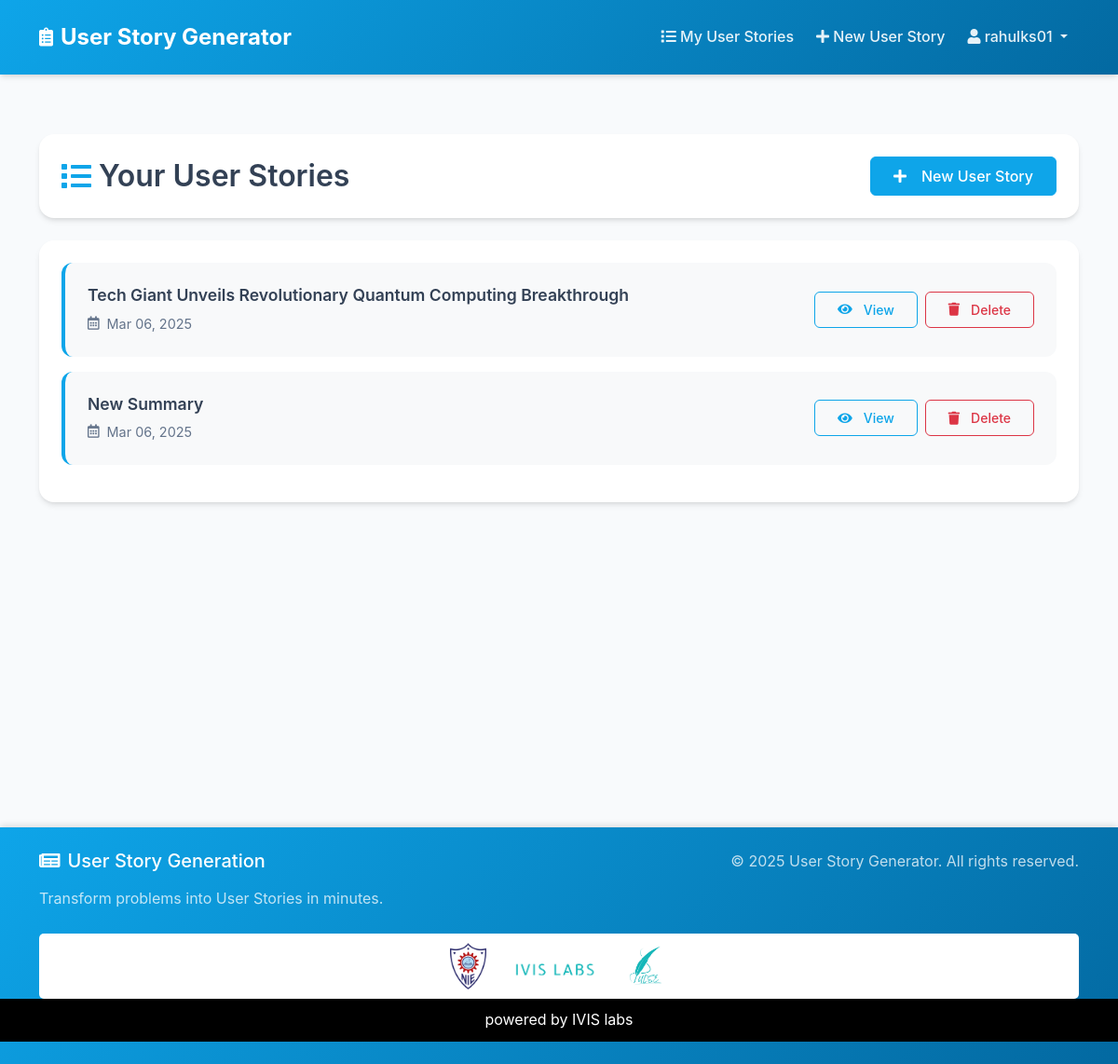
Page /chat-list/ (signed in) on the committed database.
### chat/models.py (models this page shows, shortened)
class Conversation(models.Model):
    user = models.ForeignKey(User, on_delete=models.CASCADE)
    title = models.CharField(max_length=200)
    created_at = models.DateTimeField(auto_now_add=True)

### chat/views.py (the view)
# urls.py: path('chat-list/', views.chat_list, name='chat_list'),
@login_required
def chat_list(request):
    conversations = Conversation.objects.filter(user=request.user).order_by('-created_at')
    return render(request, 'chat/chat_list.html', {'conversations': conversations})

### chat/templates/chat/chat_list.html (shortened to what this page needs)
{% extends 'chat/base.html' %} {% block content %}
<div class="chat-list-page">
  <div class="container">
    <div class="row">
      <div class="col-md-12">
        <div class="page-header slide-up">
          <h2 class="mb-0">
            <i class="fas fa-list me-2"></i>Your User Stories
          </h2>
          <a href="{% url 'new_chat' %}" class="btn btn-primary">
            <i class="fas fa-plus me-2"></i>New User Story
          </a>
        </div>
        <div
          class="conversations-container slide-up"
          style="animation-delay: 0.1s"
        >
          {% if conversations %} {% for conversation in conversations %}
          <div class="conversation-card animate-card">
            <div class="conversation-info">
              <h3 class="conversation-title">
                <a href="{% url 'chat' conversation.id %}"
                  >{{ conversation.title }}</a
                >
              </h3>
              <span class="conversation-date">
                <i class="far fa-calendar-alt me-1"></i>
                {{ conversation.created_at|date:"M d, Y" }}
              </span>
            </div>
            <div class="conversation-actions">
              <a
                href="{% url 'chat' conversation.id %}"
                class="btn btn-outline-primary btn-sm"
              >
                <i class="fas fa-eye me-1"></i>View
              </a>
              <button
                type="button"
                class="btn btn-outline-danger btn-sm"
                data-bs-toggle="modal"
                data-bs-target="#deleteModal{{ conversation.id }}"
              >
                <i class="fas fa-trash me-1"></i>Delete
              </button>
            </div>
          </div>
          {% endfor %} {% endif %}
        </div>
      </div>
    </div>
  </div>
</div>
{% endblock %}

### chat/templates/chat/base.html (shortened to what this page needs)
{% load static %}
<!DOCTYPE html>
<html>
  <head>
    <link
      href="https://cdn.jsdelivr.net/npm/bootstrap@5.1.3/dist/css/bootstrap.min.css"
      rel="stylesheet"
    />
    <link
      rel="stylesheet"
      href="https://cdnjs.cloudflare.com/ajax/libs/font-awesome/5.15.4/css/all.min.css"
    />
  </head>
  <body>
    <nav class="navbar navbar-expand-lg navbar-dark">
      <div class="container">
        <a class="navbar-brand" href="{% url 'landing_page' %}">
          <i class="fas fa-clipboard-list"></i> User Story Generator
        </a>
        <div class="collapse navbar-collapse" id="navbarNav">
          <ul class="navbar-nav ms-auto">
            {% if user.is_authenticated %}
              <li class="nav-item">
                <a class="nav-link" href="{% url 'chat_list' %}">
                  <i class="fas fa-list"></i> My User Stories
                </a>
              </li>
              <li class="nav-item">
                <a class="nav-link" href="{% url 'new_chat' %}">
                  <i class="fas fa-plus"></i> New User Story
                </a>
              </li>
              <li class="nav-item dropdown">
                <a
                  class="nav-link dropdown-toggle"
                  href="#"
                  id="navbarDropdown"
                  role="button"
                  data-bs-toggle="dropdown"
                >
                  <i class="fas fa-user"></i> {{ user.username }}
                </a>
              </li>
            {% endif %}
          </ul>
        </div>
      </div>
    </nav>
    <div class="main-content">
      {% block content %}
      {% endblock %}
    </div>
    <footer class="py-4">
      <div class="container">
        <div class="row">
          <div class="col-md-6">
            <h5 class="mb-3">
              <i class="fas fa-newspaper me-2"></i>User Story Generation
            </h5>
            <p class="mb-0 opacity-75">
              Transform problems into User Stories in minutes.
            </p>
          </div>
          <div class="col-md-6 text-md-end">
            <p class="mb-0 opacity-75">
              &copy; {% now "Y" %} User Story Generator. All rights reserved.
            </p>
          </div>
        </div>
        <div class="row mt-4">
          <div class="col-12">
            <div class="footer-logos-container">
              <div class="footer-logos">
                <img src="{% static 'NIE_University.png' %}" alt="NIE Logo">
                <img src="{% static 'IVIS_logo.png' %}" alt="IVIS Labs Logo">
                <img src="{% static 'PULSE LOGO.png' %}" alt="Pulse Logo">
              </div>
            </div>
          </div>
        </div>
      </div>
      <div class="footer-powered-by">
        <div class="container">
          <p class="mb-0 text-center">powered by IVIS labs</p>
        </div>
      </div>
    </footer>
  </body>
</html>

### chat/templates/chat/base.html (style rules this page uses)
:root { --primary-color: #0ea5e9; --primary-hover: #0284c7; --secondary-color: #0369a1; --background-color: #f8fafc; --card-bg: #ffffff; --text-color: #334155; --text-muted: #64748b; --border-color: #e2e8f0; --transition-speed: 0.3s; --shadow-sm: 0 1px 3px rgba(0, 0, 0, 0.1); --shadow-md: 0 4px 6px -1px rgba(0, 0, 0, 0.1), 0 2px 4px -1px rgba(0, 0, 0, 0.06); --shadow-lg: 0 10px 15px -3px rgba(0, 0, 0, 0.1), 0 4px 6px -2px rgba(0, 0, 0, 0.05); --radius-sm: 0.375rem; --radius-md: 0.75rem; --radius-lg: 1rem; }
body { min-height: 100vh; display: flex; flex-direction: column; background-color: var(--background-color); color: var(--text-color); font-family: "Inter", -apple-system, BlinkMacSystemFont, sans-serif; line-height: 1.6; }
.main-content { flex: 1; padding: 2rem 0; }
.navbar { background: linear-gradient( 135deg, var(--primary-color), var(--secondary-color) ); box-shadow: var(--shadow-md); padding: 1rem 0; position: sticky; top: 0; z-index: 1000; transition: all var(--transition-speed) ease; }
.navbar-brand { font-weight: 700; font-size: 1.5rem; color: white !important; display: flex; align-items: center; gap: 0.5rem; }
.navbar-brand i { font-size: 1.25rem; }
.nav-link { font-weight: 500; color: rgba(255, 255, 255, 0.9) !important; transition: all var(--transition-speed) ease; padding: 0.5rem 1rem; border-radius: var(--radius-sm); margin: 0 0.25rem; }
footer { background: linear-gradient( 135deg, var(--primary-color), var(--secondary-color) ); color: white; padding: 2rem 0; margin-top: auto; box-shadow: 0 -4px 6px -1px rgba(0, 0, 0, 0.1); }
.btn { border-radius: var(--radius-sm); padding: 0.5rem 1.5rem; transition: all var(--transition-speed) ease; font-weight: 500; display: inline-flex; align-items: center; gap: 0.5rem; }
.btn-primary { background-color: var(--primary-color); border-color: var(--primary-color); }
.btn-outline-primary { color: var(--primary-color); border-color: var(--primary-color); }
.slide-up { animation: slideUp 0.5s ease; }
.footer-logos-container { background-color: white; padding: 10px; border-radius: 5px; display: flex; justify-content: center; align-items: center; }
.footer-logos { display: flex; flex-wrap: nowrap; justify-content: center; align-items: center; }
.footer-logos img { max-height: 50px; margin: 0 10px; }
.footer-powered-by { background-color: #000; color: #fff; padding: 10px 0; }

### chat/templates/chat/chat_list.html (style rules this page uses)
.chat-list-page { padding: 2rem 0; min-height: calc(100vh - 56px); }
.page-header { display: flex; justify-content: space-between; align-items: center; background: var(--card-bg); padding: 1.5rem; border-radius: var(--radius-lg); box-shadow: var(--shadow-md); margin-bottom: 1.5rem; }
.page-header h2 { display: flex; align-items: center; font-weight: 600; color: var(--text-color); }
.page-header h2 i { color: var(--primary-color); }
.conversations-container { background: var(--card-bg); padding: 1.5rem; border-radius: var(--radius-lg); box-shadow: var(--shadow-md); }
.conversation-card { display: flex; justify-content: space-between; align-items: center; padding: 1.5rem; border-radius: var(--radius-md); background: #f8f9fa; margin-bottom: 1rem; transition: all 0.3s ease; border-left: 4px solid var(--primary-color); }
.animate-card { animation: fadeIn 0.5s ease-in-out forwards; animation-delay: 0.1s; opacity: 0; }
.animate-card:nth-child(2) { animation-delay: 0.2s; }
.conversation-info { flex: 1; }
.conversation-title { font-size: 1.1rem; margin-bottom: 0.5rem; font-weight: 600; }
.conversation-title a { color: var(--text-color); text-decoration: none; transition: color 0.3s ease; }
.conversation-date { font-size: 0.9rem; color: var(--text-muted); display: flex; align-items: center; gap: 0.25rem; }
.conversation-actions { display: flex; gap: 0.5rem; }

### rows in the picture
Conversation: title "Tech Giant Unveils Revolutionary Quantum Computing Breakthrough", created_at "Mar 06, 2025"
Conversation: title "New Summary", created_at "Mar 06, 2025"

### other values in the picture
{{ user.username }} "rahulks01"
